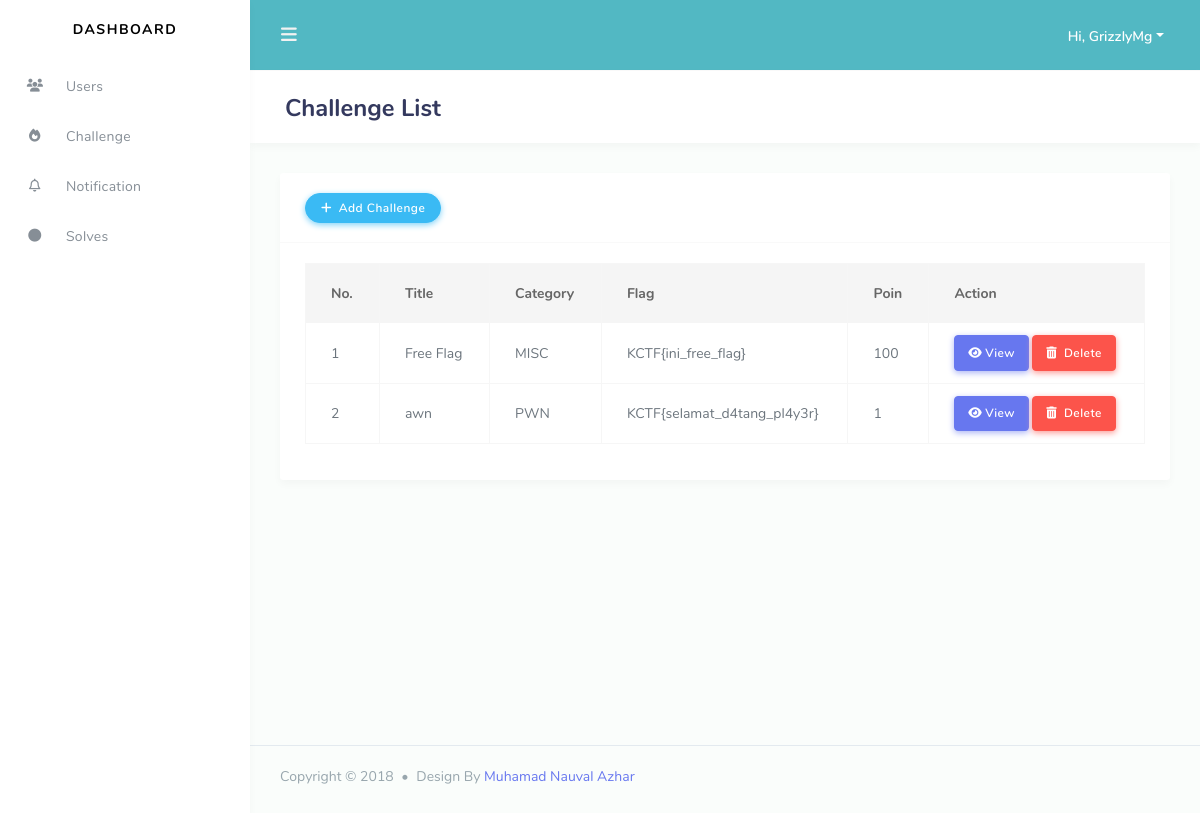
The page /admin/dashboard/challenge/index.php (signed in) on the database as committed earlier.
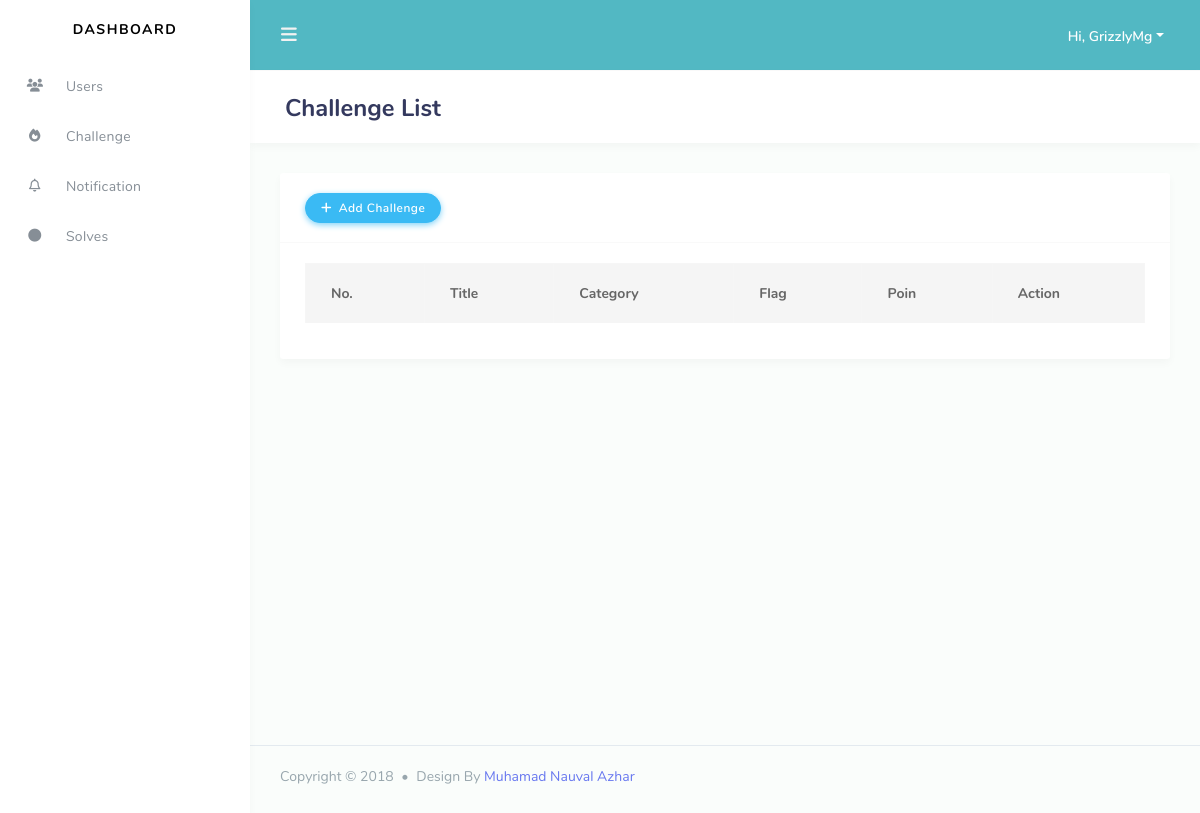
The same page on the database as committed later.
### tables this page shows
CREATE TABLE `challenges` (
  `id_chall` int(11) NOT NULL,
  `title` varchar(50) NOT NULL,
  `descript` text NOT NULL,
  `id_category` int(11) NOT NULL,
  `flag` varchar(50) NOT NULL,
  `poin` int(11) NOT NULL,
  `status` int(11) NOT NULL
);

CREATE TABLE `category` (
  `id_category` int(11) NOT NULL,
  `category` varchar(15) NOT NULL
);

### admin/dashboard/challenge/index.php (the view, shortened to what this page needs)
<!DOCTYPE html>
<html lang="en">
<head>
  <?php
    include '../template/css.php';
  ?>
<body>
  <div id="app">
    <div class="main-wrapper main-wrapper-1">
        <?php
          include '../template/nav.php';
        ?>
      <div class="main-content">
        <section class="section">
          <div class="section-header">
            <h1>Challenge List</h1>
          </div>
            <?php
                include '../template/root.php';
                $read_chall="SELECT challenges.id_chall ,challenges.title,challenges.descript,category.id_category, category.category, challenges.flag, challenges.poin
                              FROM `challenges`
                              INNER JOIN category ON challenges.id_category =category.id_category ";
                $view = $conn -> query($read_chall);
                $no = 1;
              ?>
              <div class="card">
                <div class="card-header">
                  <a class="btn btn-icon icon-left btn-info" href="add.php">
                    <i class="fas fa-plus"></i>
                    Add Challenge
                  </a>
                </div>
                <div class="card-body">
                  <div class="table-responsive">
                    <table class="table table-bordered">
                      <thead>
                        <tr>
                          <th scope="col">No.</th>
                          <th scope="col">Title</th>
                          <th scope="col">Category</th>
                          <th scope="col">Flag</th>
                          <th scope="col">Poin</th>
                          <th scope="col">Action</th>
                        </tr>
                      </thead>
                      <tbody>
                      <?php
                        while($view_chall=$view->fetch_array(MYSQLI_ASSOC)){
                      ?>
                          <tr>
                            <td><?php echo $no++; ?></td>
                            <td><?php echo $view_chall['title'];?></td>
                            <td><?php echo $view_chall['category'];?></td>
                            <td><?php echo $view_chall['flag'];?></td>
                            <td><?php echo $view_chall['poin'];?></td>
                            <td>
                            <a href="<?php echo 'view.php?id='.$view_chall['id_chall']."&&id_cate=".$view_chall['id_category'] ?>" class="btn btn-icon icon-left btn-primary btn_chall"><i class="fas fa-eye"></i>View</a>
                            <a href="<?php echo 'delete.php?id='.$view_chall['id_chall']; ?>" class="btn btn-icon icon-left btn-danger btn_chall"><i class="fas fa-trash-alt"></i> Delete</a>
                            </td>
                          </tr>
                        <?php }?>
                      </tbody>
                    </table>
                  </div>
                </div>
              </div>
            </div>
          </div>
      </div>
      <footer class="main-footer">
        <div class="footer-left">
          Copyright &copy; 2018 <div class="bullet"></div> Design By <a href="https://nauval.in/">Muhamad Nauval Azhar</a>
        </div>
      </footer>
</body>
</html>

Rows that differ between the two databases and show on the page:
removed challenges: title "Free Flag", id_category.category "MISC", flag "KCTF{ini_free_flag}", poin "100"
removed challenges: title "awn", id_category.category "PWN", flag "KCTF{selamat_d4tang_pl4y3r}", poin "1"
